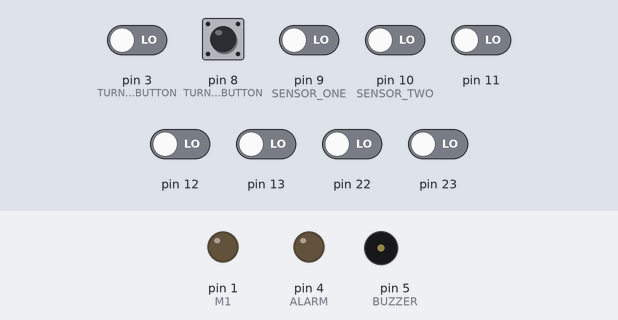
The sketch below on a simulated Arduino Uno, built with avr-gcc and run on an emulated ATmega328P. On the bench: output pins drawn as LEDs (lit = HIGH), buzzer (waves = sounding, pin HIGH). The test bench sets the inputs (shaded band); at power-on: pin 8 (TURN_ON_BUTTON) HIGH, pin 3 (TURN_OFF_BUTTON), pin 9 (SENSOR_ONE), pin 10 (SENSOR_TWO), pin 11–13, pin 22, pin 23 LOW.

Above: at 0.8 s.
0.9 s: pin 8 (TURN_ON_BUTTON) pulled LOW for 0.15 s
At 1.2 s:
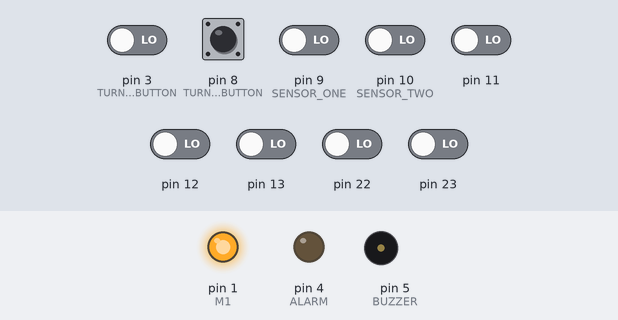
2.5 s: pin 9 (SENSOR_ONE) driven HIGH
At 3.6 s:
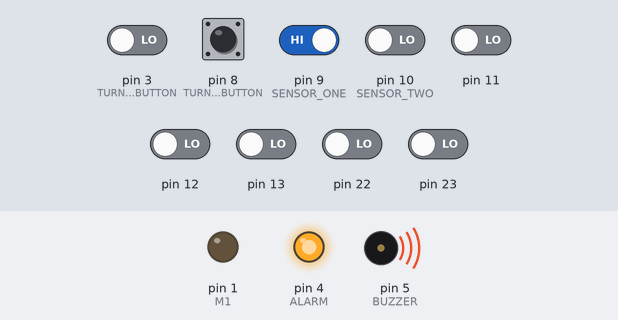
Timing chart, 0 to 5.5 s (numbered marks = the images above; inputs shaded):
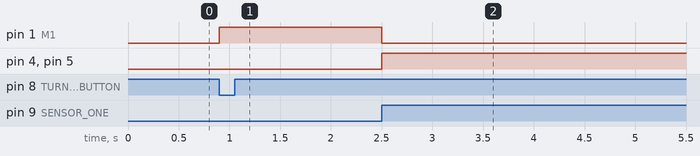

Measured:
- after the input at 0.9 s, pin 1 (M1): LOW → HIGH at once
- after the input at 2.5 s, pin 1 (M1): HIGH → LOW at once; pin 4 (ALARM), pin 5 (BUZZER): LOW → HIGH at once

The sketch:

cricuit_script.ino
```cpp
#define TURN_ON_BUTTON (1 << PB0)
#define TURN_OFF_BUTTON (1 << PD3)
#define SENSOR_ONE (1 << PB1)
#define SENSOR_TWO (1 << PB2)
#define SENSOR_THREE (1 << PD2)
#define M1 (1 << PD1)
#define ALARM (1 << PD4)
#define BUZZER (1 << PD5)

ISR(INT1_vect) {
  if ((PIND & TURN_OFF_BUTTON) == TURN_OFF_BUTTON) {
    PORTD &= ~(M1 + ALARM + BUZZER);
  }
}

int main() {
  PORTB = TURN_ON_BUTTON;
  DDRD = (ALARM + BUZZER + M1);

  EICRA = (1 << ISC11) + (1 << ISC10);
  EIMSK = (1 << INT1);

  sei();

  for (;;) {
    short int isTurnOnButtonPressed = PINB & TURN_ON_BUTTON;
    short int isBigBoxIdentified = PINB & SENSOR_ONE;

    if (isTurnOnButtonPressed == 0) {
      PORTD |= M1;
    } else if (isBigBoxIdentified == SENSOR_ONE) {
      PORTD &= ~(M1);

      while (true) {
        PORTD |= (ALARM + BUZZER);
        _delay_ms(200);
        PORTD &= ~(ALARM);
      }
    }
  }

  return 0;
}
```
